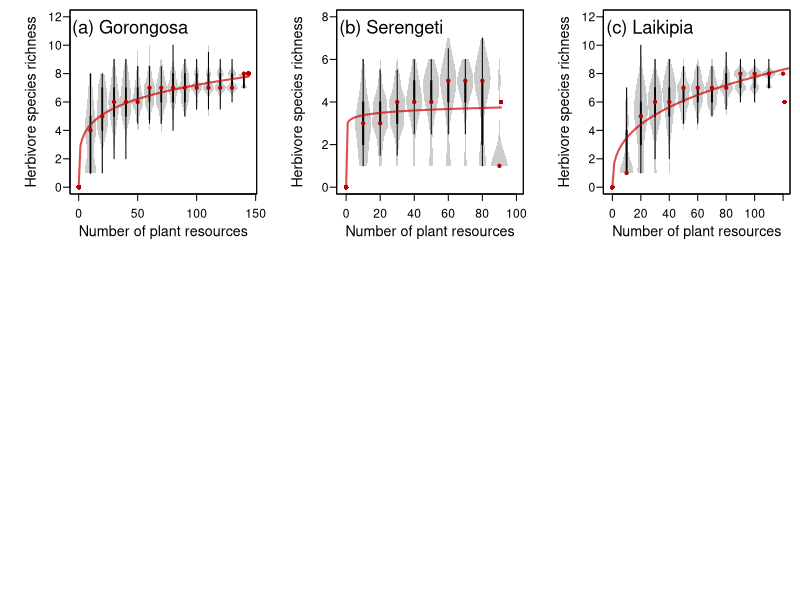

Generate this figure with R: (Note: this script raises an error after producing the figure.)
setwd("C:/Users/Falko/Documents/Standalone Research/Mammal Isotopes/Most recent manuscript and files")

# Load the data
g.prob <- read.table("Processed_data/Gorongosa_SpProbIter100.txt", sep="\t", header=T, stringsAsFactors=T)
g.rich <- read.table("Processed_data/Gorongosa_SpRichIter100.txt", sep="\t", header=T, stringsAsFactors=T)

# Load the data
s.prob <- read.table("Processed_data/Serengeti_SpProbIter100.txt", sep="\t", header=T, stringsAsFactors=T)
s.rich <- read.table("Processed_data/Serengeti_SpRichIter100.txt", sep="\t", header=T, stringsAsFactors=T)

# Load the data
l.prob <- read.table("Processed_data/Laikipia_SpProbIter100.txt", sep="\t", header=T, stringsAsFactors=T)
l.rich <- read.table("Processed_data/Laikipia_SpRichIter100.txt", sep="\t", header=T, stringsAsFactors=T)


# Install and load the required packages
#install.packages(c("vioplot"))
library(vioplot)

########################################################################################
# Set up the plot and dimensions
png(filename="Figures/Complete_cascade.png",width=24,height=18,units="cm",res=300)

# Define plot margins
#Set panel outline. The top panel is used for the legend
m <- (matrix(c(1,2,3,4,4,4,5,6,7), nrow = 3, ncol = 3, byrow = TRUE))

# Set heights for plot panels
layout(mat = m,heights = c(0.44,0.12,0.44))
# Set margins
par(mai=c(.7,.7,0.1,0.1))

########################################################################################
# Make the base violin plot of the simulated data (replicates are iterations)
plot(0,0,type="n", las=1, ylab="Herbivore species richness", xlab="Number of plant resources",
	,cex.axis=1.1, cex.lab= 1.3, mgp=c(2.4,0.6,0), ylim=c(0,12), xlim=c(-0.15,14.5), xaxt='n')
# Add horizontal axis
#axis(1, at =seq(0,14,by=2), labels=c("0","20","40","60","80","100","120","140"),cex.axis=1.1)
axis(1, at =seq(0,15,by=5), labels=c("0","50","100","150"),cex.axis=1.1)


# Add violin plot
X <- vioplot(g.rich, add=T, col=rgb(0.8,0.8,0.8,1), border=NA,rectCol="black", lineCol="black", 
	colMed=rgb(0.7,0,0,1),wex=1.2)
# Add points for the minimum and maximum resource level
points(c(0,14.4),c(0,8),pch=16,col=rgb(0.7,0,0,1))

# Add points to show the median values
#points(c(0,seq(1,14,by=1),14.4),c(0,X$median,8),pch=1,col=rgb(0,0,0,1), cex=1.3)
# Label the panel
mtext("(a) Gorongosa",cex=1.1, side = 3, adj = 0.03, line = -2,font=1)

# Add a prediction line by defining independent (IV) and dependent (DV) variables and modelling an asymptotic relationship
IV <- rep(1:14,100)
DV <- c(t(g.rich))
nlreg <- nls(DV~a*IV^b,start=list(a=8,b=0.5))

# Predict new data from model parameters
xvals <- seq(0,14.4,l=100)
pred.val <- predict(nlreg, list(IV = xvals) , se.fit = TRUE,interval = "confidence",level = 0.95)
# Add lines to plot
lines(xvals, pred.val, lwd=2, col=rgb(0.8,0,0,0.7), lty=1)

########################################################################################

# Make the base violin plot of the simulated data (replicates are iterations)
plot(0,0,type="n", las=1, ylab="Herbivore species richness", xlab="Number of plant resources",
	,cex.axis=1.1, cex.lab= 1.3, mgp=c(2.4,0.6,0), ylim=c(0,8), xlim=c(-0.15,10), xaxt='n')
# Add horizontal axis
axis(1, at =seq(0,10,by=2), labels=c("0","20","40","60","80","100"),cex.axis=1.1)

# Add violin plot
X <- vioplot(s.rich, add=T, col=rgb(0.8,0.8,0.8,1), border=NA,rectCol="black", lineCol="black", 
	colMed=rgb(0.7,0,0,1),wex=1.2)
# Add points for the minimum and maximum resource level
points(c(0,9.1),c(0,4),pch=16,col=rgb(0.7,0,0,1))

# Add points to show the median values
#points(c(0,seq(1,14,by=1),14.4),c(0,X$median,8),pch=1,col=rgb(0,0,0,1), cex=1.3)
# Label the panel
mtext("(b) Serengeti",cex=1.1, side = 3, adj = 0.03, line = -2,font=1)

# Add a prediction line by defining independent (IV) and dependent (DV) variables and modelling an asymptotic relationship
IV <- rep(1:9,100)
DV <- c(t(s.rich))
nlreg <- nls(DV~a*IV^b,start=list(a=8,b=0.5))

# Predict new data from model parameters
xvals <- seq(0,9.1,l=100)
pred.val <- predict(nlreg, list(IV = xvals) , se.fit = TRUE,interval = "confidence",level = 0.95)
# Add lines to plot
lines(xvals, pred.val, lwd=2, col=rgb(0.8,0,0,0.7), lty=1)


########################################################################################

# Make the base violin plot of the simulated data (replicates are iterations)
plot(0,0,type="n", las=1, ylab="Herbivore species richness", xlab="Number of plant resources",
	,cex.axis=1.1, cex.lab= 1.3, mgp=c(2.4,0.6,0), ylim=c(0,12), xlim=c(-0.15,12), xaxt='n')
# Add horizontal axis
axis(1, at =seq(0,12,by=2), labels=c("0","20","40","60","80","100","120"),cex.axis=1.1)

# Add violin plot
X <- vioplot(l.rich, add=T, col=rgb(0.8,0.8,0.8,1), border=NA,rectCol="black", lineCol="black", 
	colMed=rgb(0.7,0,0,1),wex=1.2)
# Add points for the minimum and maximum resource level
points(c(0,12.1),c(0,6),pch=16,col=rgb(0.7,0,0,1))

# Add points to show the median values
#points(c(0,seq(1,14,by=1),14.4),c(0,X$median,8),pch=1,col=rgb(0,0,0,1), cex=1.3)
# Label the panel
mtext("(c) Laikipia",cex=1.1, side = 3, adj = 0.03, line = -2,font=1)

# Add a prediction line by defining independent (IV) and dependent (DV) variables and modelling an asymptotic relationship
IV <- rep(1:12,100)
DV <- c(t(l.rich))
nlreg <- nls(DV~a*IV^b,start=list(a=8,b=0.5))

# Predict new data from model parameters
xvals <- seq(0,12.6,l=100)
pred.val <- predict(nlreg, list(IV = xvals) , se.fit = TRUE,interval = "confidence",level = 0.95)
# Add lines to plot
lines(xvals, pred.val, lwd=2, col=rgb(0.8,0,0,0.7), lty=1)


########################################################################################
########################################################################################


# Define a colour ramp with shades of green for grazers, shades of red for mixed feeders, and shades of blue for browsers
cols2 <- c(colorRampPalette(c(rgb(0,0.4,0,0.25),rgb(0.3,0.9,0.3,0.25)),interpolate="linear")(11),
			colorRampPalette(c(rgb(0.6,0,0,0.25),rgb(1,0.5,0,0.25)),interpolate="linear")(3),
			colorRampPalette(c(rgb(0,0.4,1,0.25),rgb(0,0,0.5,0.25)),interpolate="linear")(6))

dash <- rep(c(1,2,3,4),10)

# set margins
par(mai=c(0,.7,0,0))

# Make a blank plot
plot(0,0,axes=FALSE,xlab="",ylab="", type=n)

# Create a vector of species names for the legend
sp.names <-c("Buffalo", "Grevy's zebra", "Hartebeest", "Oribi", "Oryx",
	"Plain's zebra", "Reedbuck", "Sable", "Topi", "Waterbuck",
	"Wildebeest", "Grant's gazelle", "Impala", "Thomson's gazelle",
	"Bushbuck", "Dik-dik", "Eland", "Klipspringer", "Kudu", "Nyala")

legend("bottom", ncol=5,  lty=dash, col=cols2, bty='n',legend=sp.names,cex=1.2, lw=2)



#######################################################################################
# Reset margins
par(mai=c(.7,.7,0.1,0.1))

# A vector so that the species correspond to the colors in the legend
g.cols <- c(13,3,11,8,10,4,7,1,20,15,19)

# Make the plot
plot(0,0,type="n",xlab="Number of plant resources", ylab="Presence probability", xlim=c(0,145), 
	ylim=c(0,100),las=1 ,cex.axis=1.1, cex.lab= 1.3, mgp=c(2.4,0.6,0))

# The persistence of the full stable community
pres <- c(0,100,0,100,100,100,0,100,100,100,100)
# Add the lines for each species
for (nsp in 1:11){
	lines(c(0,seq(10,140,by=10),144),c(0,g.prob[,nsp],pres[nsp]), col=cols2[g.cols[nsp]], lwd=1.5, lty=dash[g.cols[nsp]])
}
# Label the panel
mtext("(d)",cex=1.1, side = 3, adj = 0.03, line = -2,font=1)
###########################################################################################
# A vector so that the species correspond to the colors in the legend
s.cols <- c(13,3,11,9,6,14,12,1)

# Make the plot
plot(0,0,type="n",xlab="Number of plant resources", ylab="Presence probability", xlim=c(0,100), 
	ylim=c(0,100),las=1, cex.axis=1.1, cex.lab= 1.3, mgp=c(2.4,0.6,0))

# The persistence of the full stable community
pres <- c(100,0,100,100,0,0,100,0)
# Add the lines for each species
for (nsp in 1:8){
	lines(c(0,seq(10,90,by=10),91),c(0,s.prob[,nsp],pres[nsp]), col=cols2[s.cols[nsp]], lwd=1.5, lty=dash[s.cols[nsp]])
}
# Label the panel
mtext("(e)",cex=1.1, side = 3, adj = 0.03, line = -2,font=1)
###########################################################################################
# A vector so that the species correspond to the colors in the legend
l.cols <- c(13,3,2,6,10,16,12,5,18,1,17,19)

# Make the plot
plot(0,0,type="n",xlab="Number of plant resources", ylab="Presence probability", xlim=c(0,120), 
	ylim=c(0,100),las=1,cex.axis=1.1, cex.lab= 1.3, mgp=c(2.4,0.6,0))

# The persistence of the full stable community
pres <- c(0,100,100,0,100,0,100,0,0,100,100,0)
# Add the lines for each species
for (nsp in 1:12){
	lines(c(0,seq(10,120,by=10),121),c(0,l.prob[,nsp],pres[nsp]), col=cols2[l.cols[nsp]], lwd=1.5, lty=dash[l.cols[nsp]])
}
# Label the panel
mtext("(f)",cex=1.1, side = 3, adj = 0.03, line = -2,font=1)
###########################################################################################

# Close plot device and save to file
dev.off()
